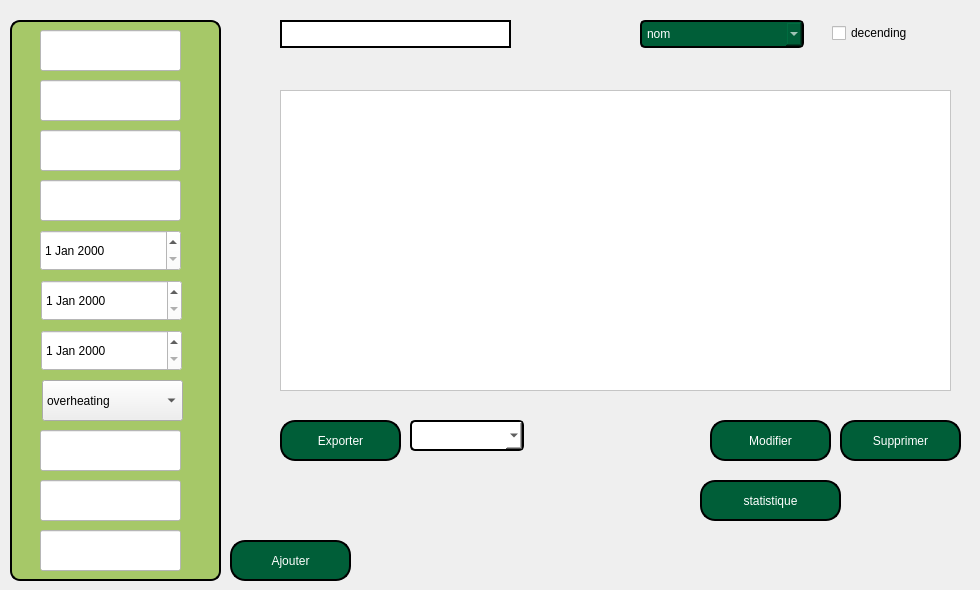
       <widget class="QWidget" name="tab_14">
        <attribute name="title">
         <string>Tab 1</string>
        </attribute>
        <widget class="QLineEdit" name="nom_e">
         <property name="geometry">
          <rect>
           <x>40</x>
           <y>80</y>
           <width>141</width>
           <height>41</height>
          </rect>
         </property>
         <property name="styleSheet">
          <string notr="true">background-color: rgb(255, 255, 255);
color:black;</string>
         </property>
        </widget>
        <widget class="QLabel" name="label_12">
         <property name="geometry">
          <rect>
           <x>10</x>
           <y>10</y>
           <width>211</width>
           <height>571</height>
          </rect>
         </property>
         <property name="styleSheet">
          <string notr="true">QLabel {
    background-color: #a6c868;     /* Set background color to white */
    border: 2px solid;   /* Set border color */
    border-radius: 10px;         /* Rounded corners */
    margin-top: 10px;            /* Space for the title */
    padding: 10px;               /* Padding inside the box */
}</string>
         </property>
         <property name="text">
          <string/>
         </property>
        </widget>
        <widget class="QLineEdit" name="id_equipement">
         <property name="geometry">
          <rect>
           <x>40</x>
           <y>30</y>
           <width>141</width>
           <height>41</height>
          </rect>
         </property>
         <property name="font">
          <font>
           <pointsize>8</pointsize>
          </font>
         </property>
         <property name="styleSheet">
          <string notr="true">background-color: rgb(255, 255, 255);
color:black;</string>
         </property>
        </widget>
        <widget class="QLineEdit" name="categorie_2">
         <property name="geometry">
          <rect>
           <x>40</x>
           <y>130</y>
           <width>141</width>
           <height>41</height>
          </rect>
         </property>
         <property name="styleSheet">
          <string notr="true">background-color: rgb(255, 255, 255);
color:black;</string>
         </property>
        </widget>
        <widget class="QLineEdit" name="etat_eq">
         <property name="geometry">
          <rect>
           <x>40</x>
           <y>180</y>
           <width>141</width>
           <height>41</height>
          </rect>
         </property>
         <property name="styleSheet">
          <string notr="true">background-color: rgb(255, 255, 255);
color:black;</string>
         </property>
        </widget>
        <widget class="QPushButton" name="pushButton_22">
         <property name="geometry">
          <rect>
           <x>230</x>
           <y>540</y>
           <width>121</width>
           <height>41</height>
          </rect>
         </property>
         <property name="styleSheet">
          <string notr="true">QPushButton {
    color: white;                      /* Text color */
    border: 2px solid black;         /* Border width and color */
    border-radius: 15px;              /* Round the corners */
    background-color: #005e38;        /* Optional: Set a background color */
    padding: 10px 20px;               /* Add padding for better aesthetics */
}

QPushButton:hover {
    background-color: #45a049;        /* Change background color on hover */
}

QPushButton:pressed {
    background-color: #3e8e41;        /* Change background color when pressed */
}</string>
         </property>
         <property name="text">
          <string>Ajouter</string>
         </property>
        </widget>
        <widget class="QPushButton" name="pushButton_23">
         <property name="geometry">
          <rect>
           <x>280</x>
           <y>420</y>
           <width>121</width>
           <height>41</height>
          </rect>
         </property>
         <property name="styleSheet">
          <string notr="true">QPushButton {
    color: white;                      /* Text color */
    border: 2px solid black;         /* Border width and color */
    border-radius: 15px;              /* Round the corners */
    background-color: #005e38;        /* Optional: Set a background color */
    padding: 10px 20px;               /* Add padding for better aesthetics */
}

QPushButton:hover {
    background-color: #45a049;        /* Change background color on hover */
}

QPushButton:pressed {
    background-color: #3e8e41;        /* Change background color when pressed */
}</string>
         </property>
         <property name="text">
          <string>Exporter</string>
         </property>
        </widget>
        <widget class="QPushButton" name="pushButton_24">
         <property name="geometry">
          <rect>
           <x>710</x>
           <y>420</y>
           <width>121</width>
           <height>41</height>
          </rect>
         </property>
         <property name="styleSheet">
          <string notr="true">QPushButton {
    color: white;                      /* Text color */
    border: 2px solid black;         /* Border width and color */
    border-radius: 15px;              /* Round the corners */
    background-color: #005e38;        /* Optional: Set a background color */
    padding: 10px 20px;               /* Add padding for better aesthetics */
}

QPushButton:hover {
    background-color: #45a049;        /* Change background color on hover */
}

QPushButton:pressed {
    background-color: #3e8e41;        /* Change background color when pressed */
}</string>
         </property>
         <property name="text">
          <string>Modifier</string>
         </property>
        </widget>
        <widget class="QPushButton" name="pushButton_25">
         <property name="geometry">
          <rect>
           <x>840</x>
           <y>420</y>
           <width>121</width>
           <height>41</height>
          </rect>
         </property>
         <property name="styleSheet">
          <string notr="true">QPushButton {
    color: white;                      /* Text color */
    border: 2px solid black;         /* Border width and color */
    border-radius: 15px;              /* Round the corners */
    background-color: #005e38;        /* Optional: Set a background color */
    padding: 10px 20px;               /* Add padding for better aesthetics */
}

QPushButton:hover {
    background-color: #45a049;        /* Change background color on hover */
}

QPushButton:pressed {
    background-color: #3e8e41;        /* Change background color when pressed */
}</string>
         </property>
         <property name="text">
          <string>Supprimer</string>
         </property>
        </widget>
        <widget class="QLineEdit" name="lineEdit_5">
         <property name="geometry">
          <rect>
           <x>280</x>
           <y>20</y>
           <width>231</width>
           <height>28</height>
          </rect>
         </property>
         <property name="styleSheet">
          <string notr="true">background-color: rgb(255, 255, 255);
border: 2px solid black;
color:black;</string>
         </property>
        </widget>
        <widget class="QComboBox" name="comboBox_5">
         <property name="geometry">
          <rect>
           <x>640</x>
           <y>20</y>
           <width>164</width>
           <height>28</height>
          </rect>
         </property>
         <property name="styleSheet">
          <string notr="true">QComboBox {
    background-color: rgb(0, 85, 0);/* Background color */
    color: #ffffff;              /* Text color */
    border: 2px solid black;   /* Border color and thickness */
    border-radius: 5px;         /* Rounded corners */
    padding: 5px;               /* Padding around the text */
    min-width: 150px;           /* Minimum width */
}





QComboBox:hover {
    border: 2px solid #a6c868 ;  /* Darker border on hover */
}

QComboBox:editable {
    background-color: rgb(0, 85, 0);        /* Background color when editable */
}

QComboBox:!editable, QComboBox::drop-down:editable {
    background-color:  #005e38;       /* Background color when not editable */
}

QComboBox:focus {
    border: 2px solid black;  /* Border color when focused */
}
</string>
         </property>
         <item>
          <property name="text">
           <string>nom</string>
          </property>
         </item>
         <item>
          <property name="text">
           <string>prix</string>
          </property>
         </item>
         <item>
          <property name="text">
           <string>date</string>
          </property>
         </item>
         <item>
          <property name="text">
           <string/>
          </property>
         </item>
         <item>
          <property name="text">
           <string/>
          </property>
         </item>
        </widget>
        <widget class="QLineEdit" name="prix">
         <property name="geometry">
          <rect>
           <x>40</x>
           <y>430</y>
           <width>141</width>
           <height>41</height>
          </rect>
         </property>
         <property name="styleSheet">
          <string notr="true">background-color: rgb(255, 255, 255);
color:black;</string>
         </property>
        </widget>
        <widget class="QLineEdit" name="fourniseureq">
         <property name="geometry">
          <rect>
           <x>40</x>
           <y>480</y>
           <width>141</width>
           <height>41</height>
          </rect>
         </property>
         <property name="styleSheet">
          <string notr="true">background-color: rgb(255, 255, 255);
color:black;</string>
         </property>
        </widget>
        <widget class="QLineEdit" name="localisation_eq">
         <property name="geometry">
          <rect>
           <x>40</x>
           <y>530</y>
           <width>141</width>
           <height>41</height>
          </rect>
         </property>
         <property name="styleSheet">
          <string notr="true">background-color: rgb(255, 255, 255);
color:black;</string>
         </property>
        </widget>
        <widget class="QComboBox" name="comboBox_10">
         <property name="geometry">
          <rect>
           <x>410</x>
           <y>420</y>
           <width>114</width>
           <height>31</height>
          </rect>
         </property>
         <property name="styleSheet">
          <string notr="true">QComboBox {
    background-color: white;/* Background color */
    color: black;              /* Text color */
    border: 2px solid black;   /* Border color and thickness */
    border-radius: 5px;         /* Rounded corners */
    padding: 5px;               /* Padding around the text */
    min-width: 100px;           /* Minimum width */
}





QComboBox:hover {
    border: 2px solid #a6c868 ;  /* Darker border on hover */
}

QComboBox:editable {
    background-color: white;        /* Background color when editable */
}

QComboBox:!editable, QComboBox::drop-down:editable {
    background-color:  white;       /* Background color when not editable */
}

QComboBox:focus {
    border: 2px solid black;  /* Border color when focused */
}
</string>
         </property>
        </widget>
        <widget class="QDateEdit" name="dateEdit_4">
         <property name="geometry">
          <rect>
           <x>40</x>
           <y>230</y>
           <width>141</width>
           <height>41</height>
          </rect>
         </property>
         <property name="styleSheet">
          <string notr="true">background-color: rgb(255, 255, 255);
color:black;</string>
         </property>
        </widget>
        <widget class="QDateEdit" name="dateEdit_2">
         <property name="geometry">
          <rect>
           <x>41</x>
           <y>280</y>
           <width>141</width>
           <height>41</height>
          </rect>
         </property>
         <property name="styleSheet">
          <string notr="true">background-color: rgb(255, 255, 255);
color:black;</string>
         </property>
        </widget>
        <widget class="QComboBox" name="comboBox_11">
         <property name="geometry">
          <rect>
           <x>42</x>
           <y>380</y>
           <width>141</width>
           <height>41</height>
          </rect>
         </property>
         <item>
          <property name="text">
           <string>overheating</string>
          </property>
         </item>
         <item>
          <property name="text">
           <string>Battery</string>
          </property>
         </item>
         <item>
          <property name="text">
           <string>physical_damage</string>
          </property>
         </item>
         <item>
          <property name="text">
           <string>software</string>
          </property>
         </item>
         <item>
          <property name="text">
           <string>battery_overheating</string>
          </property>
         </item>
         <item>
          <property name="text">
           <string>software_physicaldamage</string>
          </property>
         </item>
         <item>
          <property name="text">
           <string>software_battery</string>
          </property>
         </item>
        </widget>
        <widget class="QDateEdit" name="dateEdit_3">
         <property name="geometry">
          <rect>
           <x>41</x>
           <y>330</y>
           <width>141</width>
           <height>41</height>
          </rect>
         </property>
         <property name="styleSheet">
          <string notr="true">background-color: rgb(255, 255, 255);
color:black;</string>
         </property>
        </widget>
        <widget class="QCheckBox" name="checkBox">
         <property name="geometry">
          <rect>
           <x>832</x>
           <y>20</y>
           <width>111</width>
           <height>26</height>
          </rect>
         </property>
         <property name="text">
          <string>decending</string>
         </property>
        </widget>
        <widget class="QPushButton" name="pushButton_5">
         <property name="geometry">
          <rect>
           <x>700</x>
           <y>480</y>
           <width>141</width>
           <height>41</height>
          </rect>
         </property>
         <property name="styleSheet">
          <string notr="true">QPushButton {
    color: white;                      /* Text color */
    border: 2px solid black;         /* Border width and color */
    border-radius: 15px;              /* Round the corners */
    background-color: #005e38;        /* Optional: Set a background color */
    padding: 10px 20px;               /* Add padding for better aesthetics */
}

QPushButton:hover {
    background-color: #45a049;        /* Change background color on hover */
}

QPushButton:pressed {
    background-color: #3e8e41;        /* Change background color when pressed */
}</string>
         </property>
         <property name="text">
          <string>statistique</string>
         </property>
        </widget>
        <widget class="QTableView" name="tableView_2">
         <property name="geometry">
          <rect>
           <x>280</x>
           <y>90</y>
           <width>671</width>
           <height>301</height>
          </rect>
         </property>
         <property name="styleSheet">
          <string notr="true">background-color: rgb(255, 255, 255);</string>
         </property>
        </widget>
        <widget class="QLabel" name="label_45">
         <property name="geometry">
          <rect>
           <x>920</x>
           <y>520</y>
           <width>51</width>
           <height>51</height>
          </rect>
         </property>
         <property name="styleSheet">
          <string notr="true">image: url(:/equipement2/equipement2.jpeg);</string>
         </property>
         <property name="text">
          <string/>
         </property>
        </widget>
        <zorder>label_12</zorder>
        <zorder>id_equipement</zorder>
        <zorder>categorie_2</zorder>
        <zorder>etat_eq</zorder>
        <zorder>pushButton_22</zorder>
        <zorder>pushButton_23</zorder>
        <zorder>pushButton_24</zorder>
        <zorder>pushButton_25</zorder>
        <zorder>lineEdit_5</zorder>
        <zorder>comboBox_5</zorder>
        <zorder>nom_e</zorder>
        <zorder>prix</zorder>
        <zorder>fourniseureq</zorder>
        <zorder>localisation_eq</zorder>
        <zorder>comboBox_10</zorder>
        <zorder>dateEdit_4</zorder>
        <zorder>dateEdit_2</zorder>
        <zorder>comboBox_11</zorder>
        <zorder>dateEdit_3</zorder>
        <zorder>checkBox</zorder>
        <zorder>pushButton_5</zorder>
        <zorder>tableView_2</zorder>
        <zorder>label_45</zorder>
       </widget>
